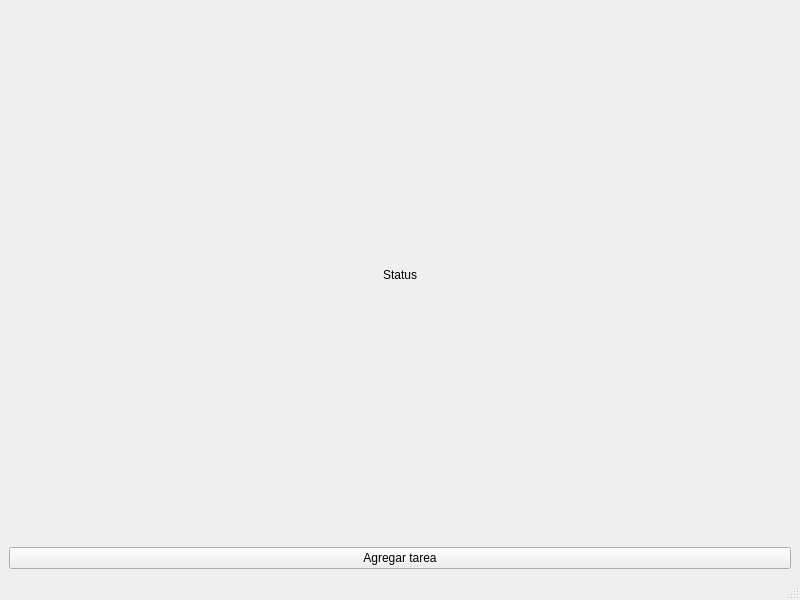
<?xml version="1.0" encoding="UTF-8"?>
<ui version="4.0">
 <class>MainWindow</class>
 <widget class="QMainWindow" name="MainWindow">
  <property name="geometry">
   <rect>
    <x>0</x>
    <y>0</y>
    <width>800</width>
    <height>600</height>
   </rect>
  </property>
  <property name="windowTitle">
   <string>MainWindow</string>
  </property>
  <widget class="QWidget" name="centralwidget">
   <layout class="QVBoxLayout" name="verticalLayout">
    <item>
     <widget class="QLabel" name="statusLabel">
      <property name="text">
       <string>Status</string>
      </property>
      <property name="alignment">
       <set>Qt::AlignmentFlag::AlignCenter</set>
      </property>
     </widget>
    </item>
    <item>
     <widget class="QPushButton" name="addTaskButton">
      <property name="text">
       <string>Agregar tarea</string>
      </property>
     </widget>
    </item>
   </layout>
  </widget>
  <widget class="QMenuBar" name="menubar">
   <property name="geometry">
    <rect>
     <x>0</x>
     <y>0</y>
     <width>800</width>
     <height>30</height>
    </rect>
   </property>
  </widget>
  <widget class="QStatusBar" name="statusbar"/>
 </widget>
 <resources/>
 <connections/>
</ui>
